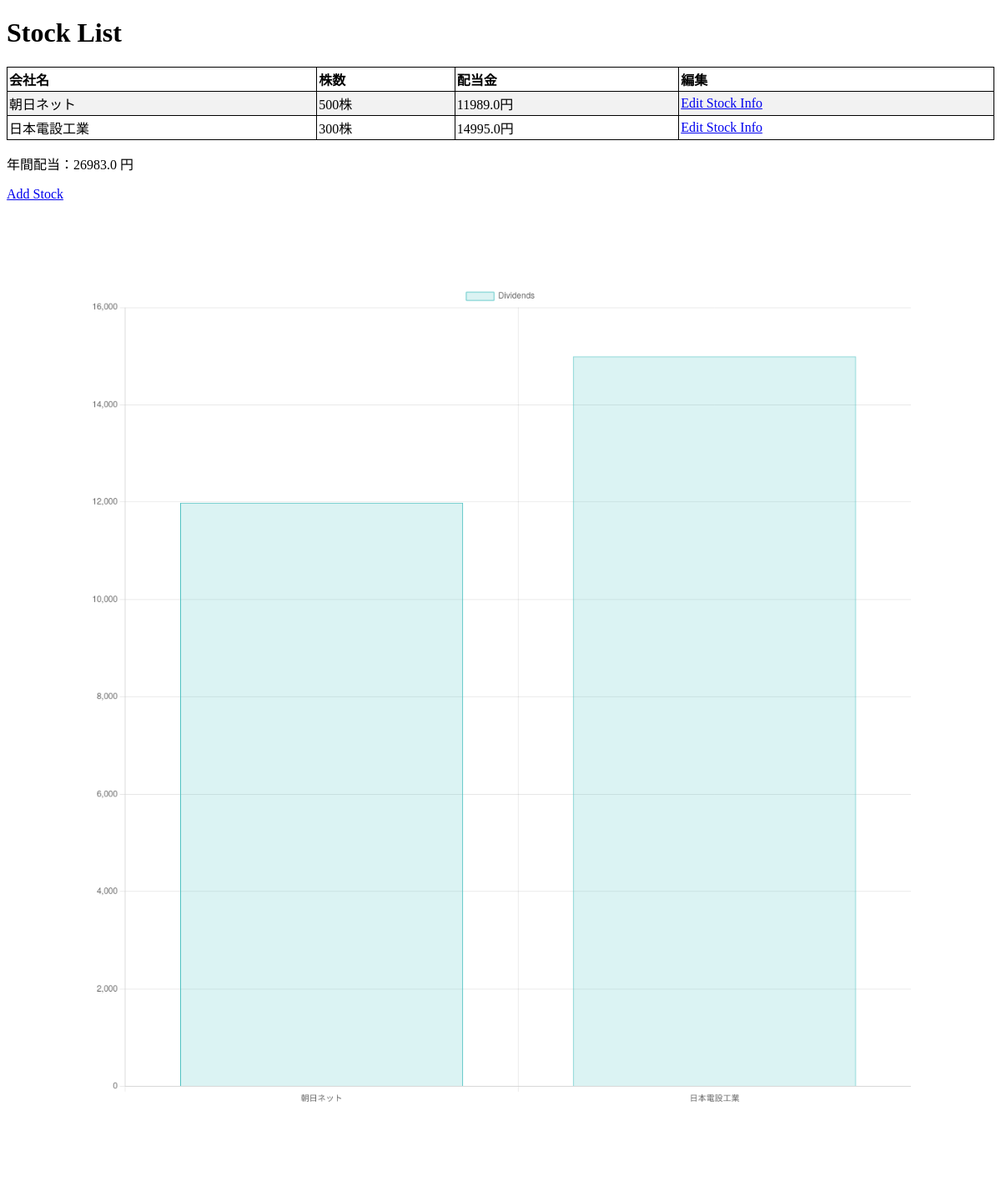
Before: / with the older database file.
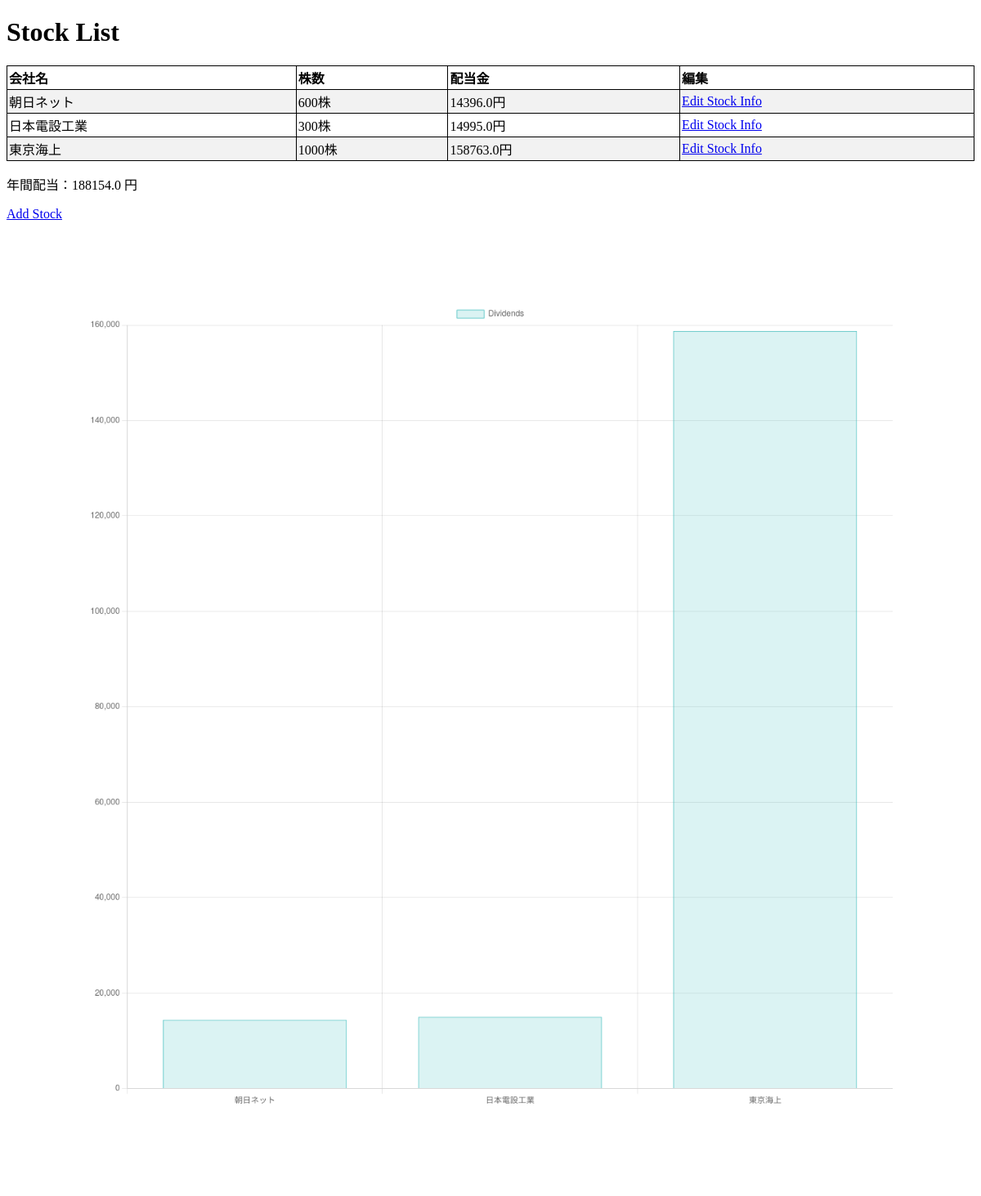
After: the same page with the newer database file.
### app.py (models this page shows)
class Stock(db.Model):
    __tablename__ = "stocks" #テーブル名
    id = db.Column(db.Integer, primary_key=True)
    stock_number = db.Column(db.Integer,unique=True, nullable=False)
    company_name = db.Column(db.String(50), unique=True, nullable=False)
    purchased_price = db.Column(db.Float, nullable=False)
    shares = db.Column(db.Integer, nullable=False)
    dividend_yield = db.Column(db.Float, nullable=False)
    dividend = db.Column(db.Float, nullable=False)
    current_price = db.Column(db.Float, nullable=False)
    gain_loss = db.Column(db.Float, nullable=False)

### app.py (the view)
@app.route("/", methods=["GET", "POST"])
def index():
    stocks = db.session.query(Stock).all()
    annual_dividend = db.session.query(func.sum(Stock.dividend)).scalar()
    if annual_dividend == None:
        annual_dividend = 0
    company_names = []
    dividends = []
    for stock in stocks:
        company_names.append(stock.company_name)
        dividends.append(stock.dividend)
    return render_template("index.html", stocks=stocks, annual_dividend=annual_dividend, company_names=company_names, dividends=dividends)

### templates/index.html (shortened to what this page needs)
<!DOCTYPE html>
<html lang="en">
<head>
    <link rel="stylesheet" type="text/css" href="{{ url_for('static', filename='css/style.css')}}">
</head>
<body>
    <h1>Stock List</h1>
    {% if stocks %}
        <table>
          <tr>
            <th>会社名</th>
            <th>株数</th>
            <th>配当金</th>
            <th>編集</th>
          </tr>
          {% for stock in stocks %}
          <tr>
            <td>{{ stock.company_name }}</td>
            <td>{{ stock.shares }}株</td>
            <td>{{ stock.dividend | round(0)}}円</td>
            <td><a href="{{url_for('edit', id=stock.id)}}">Edit Stock Info</a></td>
          </tr>
          {% endfor %}
        </table>
    {% else %}
        <p>No stock data available.</p>
    {% endif %}
    <p> 年間配当：{{annual_dividend | round(0)}} 円</p>
    <a href="/add_stock">Add Stock</a>
    <canvas id="myBarChart" width="100" height="100" style="padding: 100px" ></canvas>
    <script>
        const companyNames = {{ company_names | tojson}};
        const dividends = {{ dividends | tojson}};
        const ctx = document.getElementById("myBarChart").getContext("2d");
        const myBarChart = new Chart(ctx, {
            type: "bar",
            data: {
                labels: companyNames,
                datasets: [
                    {
                        label: "Dividends",
                        data: dividends,
                        backgroundColor: "rgba(75, 192, 192, 0.2)",
                        borderColor: "rgba(75, 192, 192, 1)",
                        borderWidth: 1
                    }
                ]
            },
            options: {
                responsive: true,
                scales: {
                    x: {
                        stacked: true
                    },
                    y: {
                        stacked: true,
                        beginAtZero: true
                    }
                }
            }
        });
    </script>
</body>
</html>

### static/css/style.css (style rules this page uses)
table { width: 100%; border-collapse: collapse; }
th,td { border: 1px solid black; padding: 2px; text-align: left; }
tr:nth-child(even) { background-color: #f2f2f2; }

Changed rows visible on the page:
changed Stock "朝日ネット": shares "500" → "600"; dividend "11989.0" → "14396.0"
added Stock: company_name "東京海上", shares "1000", dividend "158763.0"
Other visible differences:
{{ annual_dividend | round(0) }}: "26983.0" → "188154.0"
chart data {{ dividends | tojson }}: [11988.599999999999, 14994.600000000002] → [14396.4, 14994.600000000002, 158763.0]
